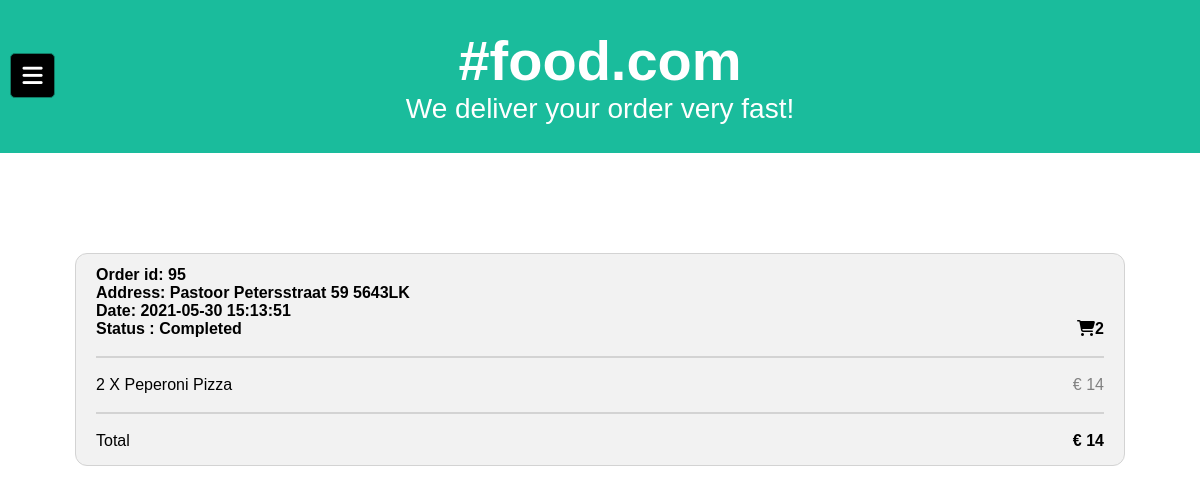
Screenshot of /Website/Food/index.php?page=orders (signed in) with the database file from the repository.
### tables this page shows
CREATE TABLE `foodorder` (
  `ID` int(11) NOT NULL,
  `Customer` int(11) NOT NULL,
  `CreationTime` datetime NOT NULL DEFAULT current_timestamp(),
  `ProcessedTime` datetime DEFAULT NULL,
  `CompletedTime` datetime DEFAULT NULL,
  `Status` int(11) NOT NULL DEFAULT 1
);

CREATE TABLE `user` (
  `ID` int(11) NOT NULL,
  `Email` varchar(50) NOT NULL,
  `Pass` varchar(50) NOT NULL,
  `FirstName` varchar(50) NOT NULL,
  `LastName` varchar(50) NOT NULL,
  `AccessLevel` int(11) NOT NULL DEFAULT 1,
  `Street` varchar(100) DEFAULT NULL,
  `StreetNr` int(11) DEFAULT NULL,
  `Zipcode` varchar(10) DEFAULT NULL,
  `City` varchar(30) DEFAULT NULL,
  `Country` varchar(30) DEFAULT NULL,
  `AddressAddition` varchar(50) DEFAULT NULL
);

CREATE TABLE `status` (
  `ID` int(11) NOT NULL,
  `Name` varchar(15) NOT NULL
);

CREATE TABLE `meal` (
  `ID` int(11) NOT NULL,
  `Name` varchar(100) NOT NULL,
  `Description` text NOT NULL,
  `Price` decimal(10,0) NOT NULL,
  `inStock` tinyint(1) NOT NULL DEFAULT 1
);

### Website/Food/classes/Dbh.php (called while the page is built, shortened)
<?php
class Dbh {
    private $username = 'root';
    private $password = '';
    private $host = 'localhost';
    private $dbName = 'food';
    public function __construct() {
        try{
            $this->conn = new PDO("mysql:host=$this->host;dbname=$this->dbName", $this->username, $this->password);
        }
        catch (PDOException $e){
            echo $e->getMessage();
        }
    }
}
?>

### Website/Food/classes/OrderCollection.php (called while the page is built, shortened)
<?php
require_once('Order.php');
require_once('dbh.php');
?>
<?php
class OrderCollection extends Dbh
{
    private $orders = array();
    public function GetOrders($CustomerID)
    {
      $sql = "SELECT f.ID, u.STREET, u.STREETNR, u.ZIPCODE, u.CITY,
             f.CreationTime, f.ProcessedTime, f.CompletedTime, s.Name as Status FROM foodorder f INNER JOIN User u on f.Customer = u.ID
             INNER JOIN `status` s ON f.Status = s.ID WHERE f.Customer = :CustomerID AND NOT f.Status = 1";
      $sth = $this->conn->prepare($sql);
      $sth->execute([
        ':CustomerID' => $CustomerID
      ]);
      if ($sth->rowCount() > 0) {
        while($row = $sth->fetch(PDO::FETCH_ASSOC)) {
         $order = new Order($row["ID"],$row["CreationTime"],
         $row["ProcessedTime"],$row["CompletedTime"],$row["Status"]);
         $order->SetAddress($row["STREET"],$row["STREETNR"],$row["ZIPCODE"]);
         array_push($this->orders, $order);
        }
        return $this->orders;
      } else {
        return 0;
      }
    }
}
?>

### Website/Food/classes/Order.php (called while the page is built, shortened)
<?php
require_once('ShoppingCart.php');
?>
<?php
 class Order
  {
    private $id;
    private $timeProcessed;
    private $address;
    private $status;
    public function GetID() : int
    {
       return $this->id;
    }
    public function GetTimeProcessed()
    {
      return $this->timeProcessed;
    }
    public function GetStatus()
    {
      return $this->status;
    }
    public function SetAddress(string $street, int $streetNr, string $zipcode){
      $this->address = $street . " " . $streetNr . " " . $zipcode;
    }
    public function GetAddress(){
      return $this->address;
    }
    public function __construct($id, $timeCreated, $timeProcessed, $timeCompleted, $status)
    {
      $this->items = new ShoppingCart();
      $this->id = $id;
      $this->timeProcessed = $timeProcessed;
      $this->status = $status;
      $this->items->GetFood($this->GetID());
    }
}
 ?>

### Website/Food/classes/ShoppingCart.php (called while the page is built, shortened)
<?php
require_once('Food.php');
require_once('dbh.php');
?>
<?php
class ShoppingCart extends Dbh
{
    public function GetFood($OrderID)
    {
      $foods = array();
      $sql = "SELECT m.ID, m.Name, m.Description, m.Price * Count(*) as TotalPrice , Count(*) as Quantity FROM OrderItem o INNER JOIN Meal m ON o.Meal = m.ID Where o.OrderID = $OrderID group by m.ID";
      $sth = $this->conn->prepare($sql);
      $sth->execute();
      if ($sth->rowCount() > 0) {
        while($row = $sth->fetch(PDO::FETCH_ASSOC)) {
         $food = new Food($row["ID"],$row["Name"],$row["Description"],$row["TotalPrice"]);
         $food->SetQuantity($row["Quantity"]);
         array_push($foods, $food);
        }
        return $foods;
      } else {
        return 0;
      }
    }
    public function GetCount($OrderID)
    {
      $sql = "SELECT Count(*) as Quantity FROM OrderItem o INNER JOIN Meal m ON o.Meal = m.ID Where o.OrderID = $OrderID";
      $sth = $this->conn->prepare($sql);
      $sth->execute();
      if ($sth->rowCount() > 0) {
        while($row = $sth->fetch(PDO::FETCH_ASSOC)) {
          $result = $row["Quantity"];
        }
        return $result;
      } else {
        return 0;
      }
    }
    public function GetTotalPrice($OrderID)
    {
      $sql = "SELECT SUM(m.Price) as Total FROM OrderItem o INNER JOIN Meal m ON o.Meal = m.ID Where o.OrderID = $OrderID";
      $sth = $this->conn->prepare($sql);
      $sth->execute();
      if ($sth->rowCount() > 0) {
        while($row = $sth->fetch(PDO::FETCH_ASSOC)) {
          $result = $row["Total"];
        }
        return $result;
      } else {
        return 0;
      }
    }
}
?>

### Website/Food/classes/Food.php (called while the page is built, shortened)
<?php
 class Food
  {
    private $name;
    private $price;
    private $quantity;
    public function GetName() : string
  {
     return $this->name;
  }
    public function GetPrice() : float
  {
    return $this->price;
  }
  public function GetQuantity() : int
  {
    return $this->quantity;
  }
    public function SetQuantity(int $quantity)
  {
    $this->quantity = $quantity;
  }
    public function __construct(int $id, string $name, string $description, float $price)
  {
  $this->name = $name;
  $this->price = $price;
  }
}
 ?>

### Website/Food/views/printers/showOrder.php (the view, shortened to what this page needs)
<?php
require_once('classes/ShoppingCart.php');
?>
<?php
    $shoppingCart = new ShoppingCart();
    $count = $shoppingCart->GetCount($id);
    $totalPrice = $shoppingCart->GetTotalPrice($id);
    $cart = $shoppingCart->GetFood($id);
   echo "<h4>Order id: $id <br>
             Address: $address <br>
             Date: $date <br>
             Status : $status <span class='price' style='color:black'><i class='fa fa-shopping-cart'>
   </i><b>$count</b></span></h4><br><hr><br>";
   if($cart!=0){
      foreach($cart as $value)
      {
      $name = $value->GetName();
      $price = $value->GetPrice();
      $quantity = $value->GetQuantity();
      echo "<p>$quantity X $name<span class='price'>€ $price</span></p> <br>";
      }
   }
   else echo "<p>Shopping cart is empty<br>";
   echo "<hr><br><p>Total <span class='price' style='color:black'><b>€ $totalPrice</b></span></p>";
?>

### Website/Food/views/printers/showOrders.php (shortened to what this page needs)
<?php
require_once('classes/OrderCollection.php');
?>
<?php
    $CustomerID = $_SESSION['ID'];
    $orders = new OrderCollection();
    foreach($orders->GetOrders($CustomerID) as $var){
        $id = $var->GetID();
        $address = $var->GetAddress();
        $date = $var->GetTimeProcessed();
        $status = $var->GetStatus();
        echo '<form class="modal-content animate" action="/action_page.php" method="post">
                <div class="col-25">
                    <div class="container">';
                        require("showOrder.php");
        echo '</div></div>';
    }
?>

### Website/Food/css/shoppingcart.css (style rules this page uses)
* { margin: 0; padding: 0; box-sizing: border-box; font-family: Arial; }
.col-25 { -ms-flex: 25%; flex: 25%; padding: 100px 75px; }
.container { background-color: #f2f2f2; padding: 12px 20px 15px 20px; border: 1px solid lightgrey; border-radius: 12px; }
hr { border: 1px solid lightgrey; }
span.price { float: right; color: grey; }

### rows the page displays
foodorder: Customer.Zipcode "Pastoor Petersstraat 59 5643LK", ProcessedTime "2021-05-30 15:13:51", Status.Name "Completed", count "2", totalPrice "14"
meal: quantity "2", Name "Peperoni Pizza", price "14"
